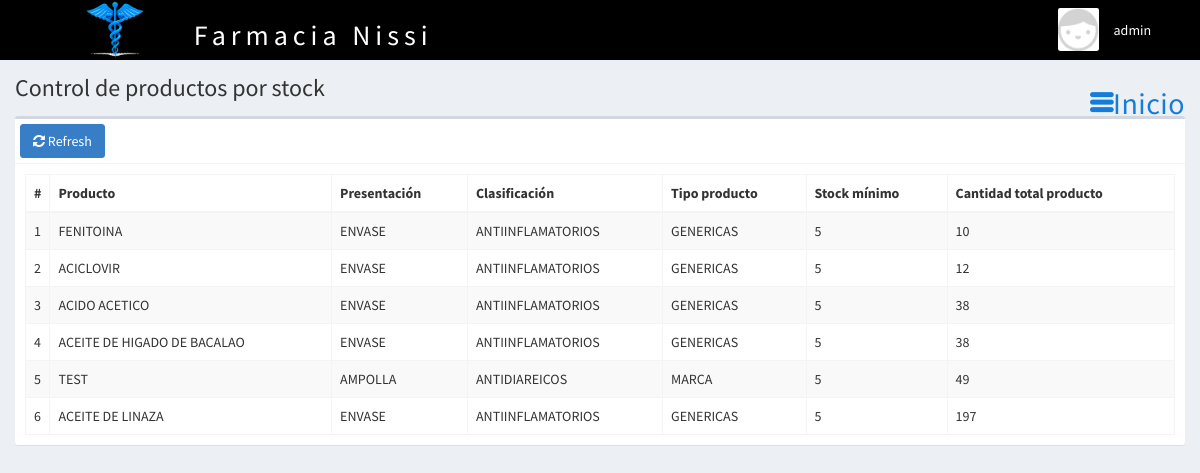
Screenshot of /controlstock (signed in) with the database file from the repository.
### tables this page shows
CREATE TABLE `inventario` (
  `CODIGO_INVENTARIO` int(11) NOT NULL COMMENT 'Clave primaria para identificar el inventario, identificador único',
  `CODIGO_BARRA` int(11) NOT NULL COMMENT 'Codigo de barra para identificar el producto',
  `FECHA_INGRESO` date NOT NULL COMMENT 'Fecha de ingreso del producto a la farmacia',
  `CADUCIDAD` date NOT NULL COMMENT 'Fecha de vencimiento del producto',
  `PRECIO_COMPRA` float(10,2) NOT NULL COMMENT 'Precio a como se compró el producto',
  `PRECIO_VENTA` float(10,2) NOT NULL COMMENT 'Precio a como se venderá el producto',
  `STOCK` int(11) NOT NULL COMMENT 'Cantidad total de producto disponible',
  `CODIGO_PRODUCTO` int(11) NOT NULL COMMENT 'Clave primaria del producto, identificador único',
  `CODIGO_PROVEEDOR` int(11) NOT NULL COMMENT 'Clave secundaria para identificar al proveedor'
);

CREATE TABLE `producto` (
  `CODIGO_PRODUCTO` int(11) NOT NULL COMMENT 'Clave primaria del producto, identificador único',
  `NOMBRE_GENERICO` varchar(50) NOT NULL COMMENT 'Nombre genérico del producto ingresado',
  `NOMBRE_COMERCIAL` varchar(50) NOT NULL COMMENT 'Nombre comercial del producto ingresado',
  `URL` varchar(150) NOT NULL,
  `CODIGO_PRESENTACION` int(11) NOT NULL COMMENT 'Clave secundaria para la identificación de la presentación del producto',
  `CODIGO_CLASIFICACION` int(11) NOT NULL COMMENT 'Clave secundaria para la identificación de la clasificación del producto',
  `CODIGO_TIPO` int(11) NOT NULL COMMENT 'Clave secundaria para la identifación del tipo de producto',
  `STOCK_MIN` int(10) NOT NULL COMMENT 'Indicador de la cantidad mínima que debe de haber de producto',
  `STOCK_MAX` int(10) NOT NULL COMMENT 'Indicador de la cantidad máxima que debe de haber de producto',
  `VISIBLE` int(1) NOT NULL DEFAULT 1 COMMENT 'Estado del producto, activo = 1, desactivo = 0',
  `CODIGO_BARRAS` int(11) DEFAULT NULL
);

CREATE TABLE `presentacion` (
  `CODIGO_PRESENTACION` int(11) NOT NULL COMMENT 'Clave primaria de la presentación del producto, identificador único',
  `PRESENTACION` varchar(25) NOT NULL COMMENT 'Nombre de la presentación del producto, ejemplo: tableta',
  `VISIBLE` int(1) NOT NULL DEFAULT 1 COMMENT 'Estado de la presentación del producto, activo = 1, desactivo = 0'
);

CREATE TABLE `clasificacion` (
  `CODIGO_CLASIFICACION` int(11) NOT NULL COMMENT 'Clave primaria de la clasificación del producto, identificador único',
  `CLASIFICACION` varchar(25) NOT NULL COMMENT 'Nombre de la clasificación del producto, ejemplo: Analgésico',
  `VISIBLE` int(1) NOT NULL DEFAULT 1 COMMENT 'Estado de la clasificación del producto, activo = 1, desactivo = 0'
);

CREATE TABLE `tipo_producto` (
  `CODIGO_TIPO` int(11) NOT NULL COMMENT 'Clave primaria del tipo de producto, identificador único',
  `TIPO_PRODUCTO` varchar(25) NOT NULL COMMENT 'Nombre del tipo de producto, puede ser producto de marca o producto genérico',
  `VISIBLE` int(1) NOT NULL DEFAULT 1 COMMENT 'Estado del tipo de producto, activo = 1, desactivo = 0'
);

### controladores/plantilla.controlador.php (called while the page is built)
<?php
class ControladorPlantilla{
	static public function ctrPlantilla(){
		include "vistas/plantilla.php";
	}
}

### index.php (called while the page is built, shortened)
<?php
require_once "controladores/plantilla.controlador.php";
require_once "controladores/ventas.controlador.php";
require_once "controladores/stock.controlador.php";
require_once "modelos/stock.modelo.php";
$plantilla = new ControladorPlantilla();
$plantilla -> ctrPlantilla();

### controladores/stock.controlador.php (called while the page is built)
<?php
class ControladorStock{
	static public function ctrMostrarStock($item, $valor){
		$tabla = "INVENTARIO";
		$respuesta = ModeloStock::mdlMostrarStock($tabla, $item, $valor);
		return $respuesta;
	}
}

### modelos/conexion.php (called while the page is built)
<?php
class Conexion{
	static public function conectar(){
		$link = new PDO("mysql:host=localhost;dbname=nissi",
			            "root",
			            "");
		$link->exec("set names utf8");
		return $link;
	}
}

### modelos/stock.modelo.php (called while the page is built, shortened)
<?php
require_once "conexion.php";
class ModeloStock{
	static public function mdlMostrarStock($tabla, $item, $valor){
		if($item != null){
			$stmt = Conexion::conectar()->prepare(
        "SELECT T1.NOMBRE_GENERICO, T2.PRESENTACION, T3.CLASIFICACION, T4.TIPO_PRODUCTO, T1.STOCK_MIN, T0.STOCK
          	FROM INVENTARIO T0
          	JOIN PRODUCTO T1 ON T1.CODIGO_PRODUCTO = T0.CODIGO_PRODUCTO
          	JOIN PRESENTACION T2 ON T2.CODIGO_PRESENTACION = T1.CODIGO_PRESENTACION
            JOIN CLASIFICACION T3 ON T3.CODIGO_CLASIFICACION = T1.CODIGO_CLASIFICACION
            JOIN TIPO_PRODUCTO T4 ON T4.CODIGO_TIPO = T1.CODIGO_TIPO
          WHERE T1.VISIBLE = 1
          ORDER BY T0.STOCK ASC
          AND $item = $valor");
			$stmt -> bindParam(":".$item, $valor, PDO::PARAM_STR);
			$stmt -> execute();
			return $stmt -> fetch();
		}else{
			$stmt = Conexion::conectar()->prepare(
			"SELECT T1.NOMBRE_GENERICO, T2.PRESENTACION, T3.CLASIFICACION, T4.TIPO_PRODUCTO, T1.STOCK_MIN, T0.STOCK
      	FROM INVENTARIO T0
      	JOIN PRODUCTO T1 ON T1.CODIGO_PRODUCTO = T0.CODIGO_PRODUCTO
      	JOIN PRESENTACION T2 ON T2.CODIGO_PRESENTACION = T1.CODIGO_PRESENTACION
        JOIN CLASIFICACION T3 ON T3.CODIGO_CLASIFICACION = T1.CODIGO_CLASIFICACION
        JOIN TIPO_PRODUCTO T4 ON T4.CODIGO_TIPO = T1.CODIGO_TIPO
      WHERE T1.VISIBLE = 1
      ORDER BY T0.STOCK ASC");
			$stmt -> execute();
			return $stmt -> fetchAll();
		}
	}
}

### vistas/modulos/controlstock.php (the view, shortened to what this page needs)
<div class="content-wrapper">
  <section class="content-header">
    <h1>
      Control de productos por stock
    </h1>
    <ol class="breadcrumb">
      <li><a href="inicio"><i class="ion-navicon-round"></i>Inicio</a></li>
    </ol>
  </section>
  <section class="content">
    <div class="box">
      <div class="box-header with-border">
        <a href="controlstock"><button class="btn btn-primary" data-toggle="modal"><i class="fa fa-refresh"></i>  Refresh</button></a>
      </div>
      <div class="box-body">
       <table class="table table-bordered table-striped dt-responsive tablas" width="100%">
        <thead>
         <tr>
           <th style="width:10px">#</th>
           <th>Producto</th>
           <th>Presentación</th>
           <th>Clasificación</th>
           <th>Tipo producto</th>
           <th>Stock mínimo</th>
           <th>Cantidad total producto</th>
         </tr>
        </thead>
        <tbody>
        <?php
          $item = null;
          $valor = null;
          $producto = ControladorStock::ctrMostrarStock($item, $valor);
          foreach ($producto as $key => $value) {
            echo '<tr>
                    <td>'.($key+1).'</td>
                    <td>'.$value["NOMBRE_GENERICO"].'</td>
                    <td>'.$value["PRESENTACION"].'</td>
                    <td>'.$value["CLASIFICACION"].'</td>
                    <td>'.$value["TIPO_PRODUCTO"].'</td>
                    <td>'.$value["STOCK_MIN"].'</td>
                    <td>'.$value["STOCK"].'</td>
                  </tr>';
            }
        ?>
        </tbody>
       </table>
      </div>
    </div>
  </section>
</div>

### rows the page displays
inventario: CODIGO_PRODUCTO.NOMBRE_GENERICO "FENITOINA", presentacion.PRESENTACION "ENVASE", clasificacion.CLASIFICACION "ANTIINFLAMATORIOS", tipo_producto.TIPO_PRODUCTO "GENERICAS", CODIGO_PRODUCTO.STOCK_MIN "5", STOCK "10"
inventario: CODIGO_PRODUCTO.NOMBRE_GENERICO "ACICLOVIR", presentacion.PRESENTACION "ENVASE", clasificacion.CLASIFICACION "ANTIINFLAMATORIOS", tipo_producto.TIPO_PRODUCTO "GENERICAS", CODIGO_PRODUCTO.STOCK_MIN "5", STOCK "12"
inventario: CODIGO_PRODUCTO.NOMBRE_GENERICO "ACIDO ACETICO", presentacion.PRESENTACION "ENVASE", clasificacion.CLASIFICACION "ANTIINFLAMATORIOS", tipo_producto.TIPO_PRODUCTO "GENERICAS", CODIGO_PRODUCTO.STOCK_MIN "5", STOCK "38"
inventario: CODIGO_PRODUCTO.NOMBRE_GENERICO "ACEITE DE HIGADO DE BACALAO", presentacion.PRESENTACION "ENVASE", clasificacion.CLASIFICACION "ANTIINFLAMATORIOS", tipo_producto.TIPO_PRODUCTO "GENERICAS", CODIGO_PRODUCTO.STOCK_MIN "5", STOCK "38"
inventario: CODIGO_PRODUCTO.NOMBRE_GENERICO "TEST", presentacion.PRESENTACION "AMPOLLA", clasificacion.CLASIFICACION "ANTIDIAREICOS", tipo_producto.TIPO_PRODUCTO "MARCA", CODIGO_PRODUCTO.STOCK_MIN "5", STOCK "49"
inventario: CODIGO_PRODUCTO.NOMBRE_GENERICO "ACEITE DE LINAZA", presentacion.PRESENTACION "ENVASE", clasificacion.CLASIFICACION "ANTIINFLAMATORIOS", tipo_producto.TIPO_PRODUCTO "GENERICAS", CODIGO_PRODUCTO.STOCK_MIN "5", STOCK "197"

### other values shown
$_SESSION["nombre"] "admin"
